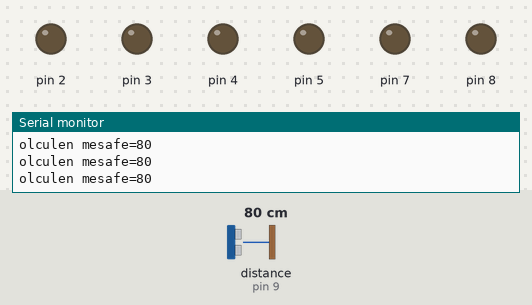
Bench run of a sketch on a simulated Arduino Uno, built with avr-gcc and run on an emulated ATmega328P. Shown: output pins drawn as LEDs (lit = HIGH), the last lines printed to the serial monitor. The inputs (shaded band) are chosen by the test bench; at power-on: distance to the obstacle (sensor on pin 9) 80 cm. The echo pulse lasts 58.3 µs per cm; pins used as bus, display or sensor lines are not drawn.

Above: at 1.2 s.
1.3 s: distance to the obstacle (sensor on pin 9) set to 54 cm
4.3 s: distance to the obstacle (sensor on pin 9) set to 45 cm
At 5.5 s:
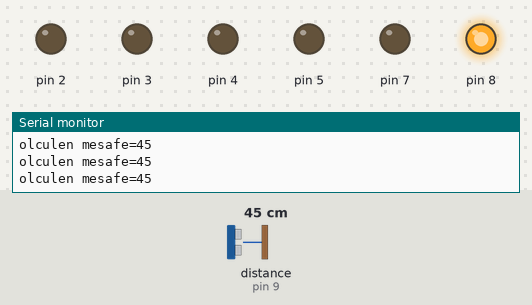
5.8 s: distance to the obstacle (sensor on pin 9) set to 33 cm
7.3 s: distance to the obstacle (sensor on pin 9) set to 28 cm
At 8.3 s:
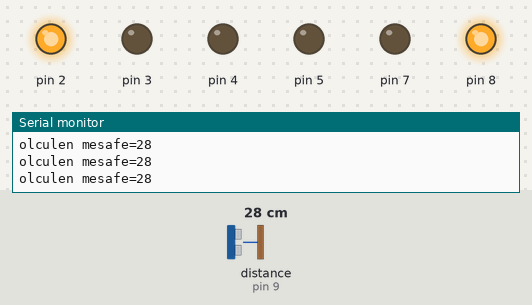
9.1 s: distance to the obstacle (sensor on pin 9) set to 12 cm
12.1 s: distance to the obstacle (sensor on pin 9) set to 9 cm
At 12.7 s:
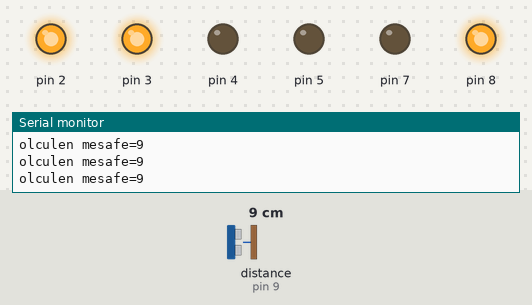
Timing chart, 0 to 14.7 s (numbered marks = the images above; inputs shaded):
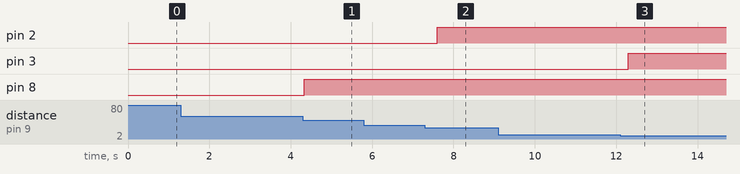

The sketch:

sketch_apr29a.ino
```cpp
void setup() {
 Serial.begin(9600);
 pinMode(6,OUTPUT);
 pinMode(7,INPUT);
 pinMode(8,OUTPUT);
 for(int i=2;i<=7;i++)pinMode(i,OUTPUT);
}

void loop() {
 digitalWrite(6,1);
 delay(1);
 digitalWrite(6,0);
 int sure=pulseIn(9,1);
 int mesafe=(sure/2)/28.97;
 Serial.print("olculen mesafe=");
 Serial.println(mesafe);
 delay(1);

 if(mesafe>=0&&mesafe<=10) {

    digitalWrite(1,1);
    digitalWrite(8,1);
    digitalWrite(2,1);
    digitalWrite(3,1);
 }

else if(mesafe>=10&&mesafe<=30)
 {
    digitalWrite(1,1);
    digitalWrite(8,1);
    delay(200);
    digitalWrite(2,1);
    digitalWrite(3,0);

  }
 else if(mesafe>=30&&mesafe<=50)
 {
    digitalWrite(1,1);
    digitalWrite(8,1);
    delay(200);
    digitalWrite(2,0);
    digitalWrite(3,0);
}
else{
    digitalWrite(1,0);
    digitalWrite(2,0);
    digitalWrite(3,0);
}
}
```

Measured:
- the behaviour switches between 51 and 50 cm on distance to the obstacle (sensor on pin 9) (found by bisection; images 0 and 1)
- the behaviour switches between 31 and 30 cm on distance to the obstacle (sensor on pin 9) (found by bisection; images 1 and 2)
- the behaviour switches between 11 and 10 cm on distance to the obstacle (sensor on pin 9) (found by bisection; images 2 and 3)
- after the input at 4.3 s, pin 8: LOW → HIGH at once
- after the input at 7.3 s, pin 2: LOW → HIGH after 0.30 s
- after the input at 12.1 s, pin 3: LOW → HIGH after 0.19 s
